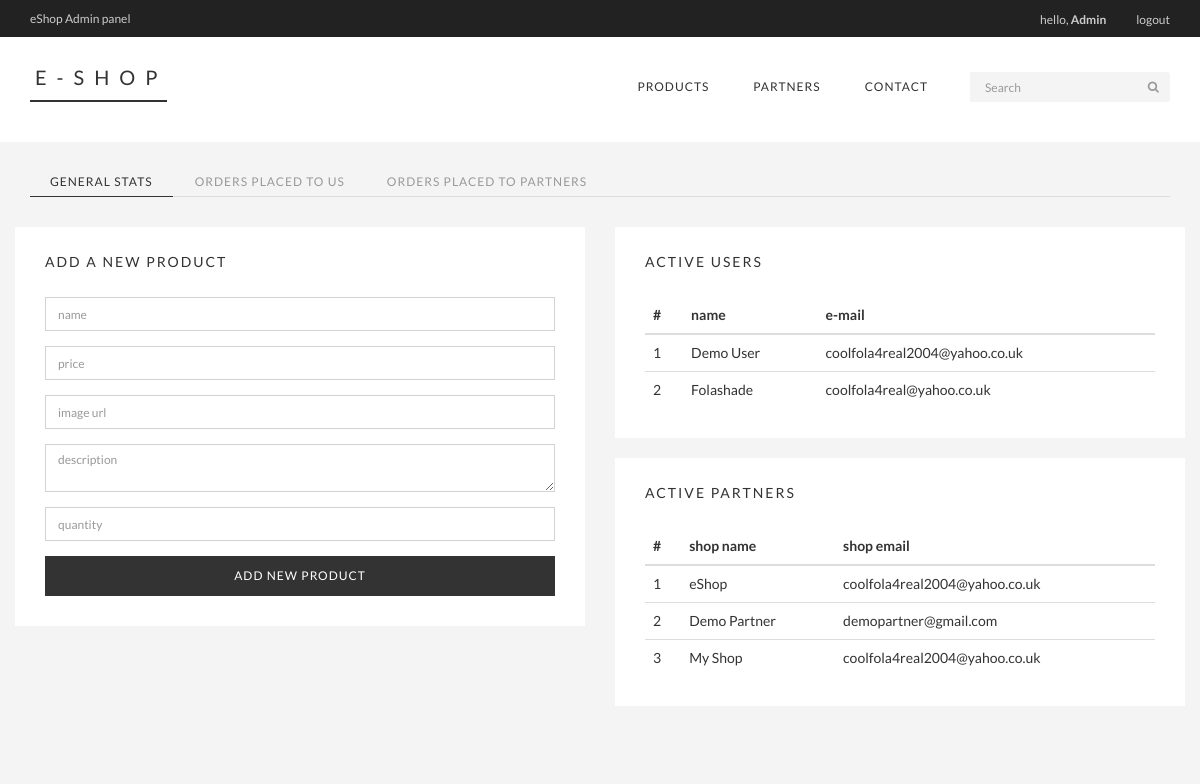
Screenshot of /admin/home.php (signed in) with the database file from the repository.
### tables this page shows
CREATE TABLE `users` (
  `user_id` int(11) NOT NULL,
  `user_name` varchar(32) NOT NULL,
  `user_email` varchar(1024) NOT NULL,
  `user_password` varchar(512) NOT NULL,
  `user_code` varchar(100) NOT NULL,
  `user_timestamp` int(11) NOT NULL,
  `user_confirmed` int(11) NOT NULL DEFAULT '0',
  `user_string` varchar(35) NOT NULL DEFAULT '0'
);

CREATE TABLE `vendors` (
  `vendor_id` int(11) NOT NULL,
  `vendor_name` varchar(32) NOT NULL,
  `vendor_email` varchar(1024) NOT NULL,
  `vendor_url` varchar(1024) NOT NULL,
  `vendor_commission` int(11) NOT NULL,
  `vendor_code` varchar(100) NOT NULL,
  `vendor_key` varchar(20) NOT NULL,
  `vendor_confirmed` int(11) NOT NULL DEFAULT '0',
  `vendor_removed` int(11) NOT NULL DEFAULT '0'
);

### config/init.php (called while the page is built, shortened)
<?php
include_once 'classes/User.php';
include_once 'classes/Vendor.php';
include_once 'connect/connect.php';
$users = new User($db);
$vendors = new Vendor($db);
?>

### config/classes/User.php (called while the page is built, shortened)
<?php
class User {
  private $db;
  public function __construct($database) {
    $this->db = $database;
  }
  public function getAllUsers() {
    $query = $this->db->prepare("SELECT * FROM `users` WHERE `user_confirmed` = 1 ORDER BY `user_id` ASC");
    try {
      $query->execute();
      $result = $query->fetchAll();
      return $result;
    } catch (PDOException $e) {
      die($e->getMessage());
    }
  }
}

### config/classes/Vendor.php (called while the page is built, shortened)
<?php
class Vendor {
  private $db;
  public function __construct($database) {
    $this->db = $database;
  }
  public function getAllVendors() {
    $query = $this->db->prepare("SELECT * FROM `vendors` WHERE `vendor_confirmed` = 1 ORDER BY `vendor_id` ASC");
    try {
      $query->execute();
      $result = $query->fetchAll();
      return $result;
    } catch (PDOException $e) {
      die($e->getMessage());
    }
  }
}

### admin/home.php (the view, shortened to what this page needs)
<?php
include_once '../config/init.php';
?>
<!DOCTYPE html>
<html lang="en">
<head>
  <link href="../css/bootstrap.min.css" rel="stylesheet">
  <link href="../css/font-awesome.min.css" rel="stylesheet">
  <link href="../css/main.css" rel="stylesheet">
</head>
<body class="eShop admin">
<?php include_once '../header.php'; ?>
<div class="container">
  <div class="row">
    <div role="tabpanel">
      <ul class="nav nav-tabs" role="tablist">
        <li role="presentation" class="active"><a href="#adminHome" aria-controls="adminHome" role="tab" data-toggle="tab">General stats</a></li>
        <li role="presentation"><a href="#adminOrders" aria-controls="adminOrders" role="tab" data-toggle="tab">Orders placed to us</a></li>
        <li role="presentation"><a href="#adminOrders2" aria-controls="adminOrders2" role="tab" data-toggle="tab">Orders placed to partners</a></li>
      </ul>
      <div class="tab-content">
        <div role="tabpanel" class="tab-pane fade in active" id="adminHome">
          <div class="row">
            <div class="col-md-6">
              <div class="row">
                <div class="col-md-12">
                  <div class="panel panel-default">
                    <div class="panel-heading">
                      <div class="panel-title">Add a new product</div>
                    </div>
                    <div class="panel-body">
                      <form accept-charset="UTF-8" role="form" method="post">
                        <fieldset>
                          <div class="form-group">
                            <input type="text" name="newProductName" placeholder="name" class="form-control" autofocus/>
                          </div>
                          <div class="form-group">
                            <input type="text" name="newProductPrice" placeholder="price" class="form-control" />
                          </div>
                          <div class="form-group">
                            <input type="url" name="newProductImageUrl" placeholder="image url" class="form-control" />
                          </div>
                          <div class="form-group">
                            <textarea name="newProductDescription" placeholder="description" class="form-control" rows="2"></textarea>
                          </div>
                          <div class="form-group">
                            <input type="number" name="newProductQuantity" placeholder="quantity" class="form-control" />
                          </div>
                          <button class="btn btn-lg btn-primary btn-block" type="submit" name="newProductSubmit">Add new product</button>
                        </fieldset>
                      </form>
                    </div>
                  </div>
                </div>
              </div>
            </div>
            <div class="col-md-6">
              <div class="row">
                <div class="col-md-12">
                  <div class="panel panel-default">
                    <div class="panel-heading">
                      <div class="panel-title">Active users</div>
                    </div>
                    <div class="panel-body">
                      <table class="table">
                        <thead>
                        <tr>
                          <th>#</th>
                          <th>name</th>
                          <th>e-mail</th>
                        </tr>
                        </thead>
                        <tbody class="text-left">
                        <?php
                        $allUsers = $users->getAllUsers();
                        $n = 1;
                        foreach ($allUsers as $user) {
                          echo '
                            <tr>
                              <td>' . $n . '</td>
                              <td>' . $user['user_name'] . '</td>
                              <td>' . $user['user_email'] . '</td>
                            </tr>
                          ';
                          $n++;
                        }
                        ?>
                        </tbody>
                      </table>
                    </div>
                  </div>
                </div>
              </div>
              <div class="row">
                <div class="col-md-12">
                  <div class="panel panel-default">
                    <div class="panel-heading">
                      <div class="panel-title">Active partners</div>
                    </div>
                    <div class="panel-body">
                      <table class="table">
                        <thead>
                        <tr>
                          <th>#</th>
                          <th>shop name</th>
                          <th>shop email</th>
                        </tr>
                        </thead>
                        <tbody class="text-left">
                        <?php
                        $allVendors = $vendors->getAllVendors();
                        $n = 1;
                        foreach ($allVendors as $vendor) {
                          echo '
                            <tr>
                              <td>' . $n . '</td>
                              <td>' . $vendor['vendor_name'] . '</td>
                              <td>' . $vendor['vendor_email'] . '</td>
                            </tr>
                          ';
                          $n++;
                        }
                        ?>
                        </tbody>
                      </table>
                    </div>
                  </div>
                </div>
              </div>
            </div>
          </div>
        </div>
      </div>
    </div>
  </div>
</div>
<?php
include_once '../footer.php';
?>

### css/main.css (style rules this page uses)
body { font-family: 'Lato', sans-serif; position: relative; font-weight: 400; background: #f4f4f4; padding-top: 167px; }
ul li { list-style: none; }
.eShop .panel, .eShop .panel-heading, .eShop .panel-body, .eShop .panel-footer, .thumbnail { background-color: #ffffff; border: 0; border-radius: 0; box-shadow: none; }
.eShop .panel { padding: 15px; }
.eShop .panel-title { font-family: 'Lato', sans-serif; text-shadow: none; color: #333; font-size: 14px; font-weight: 400; letter-spacing: 2px; text-transform: uppercase; }
.btn { border-radius: 0; box-shadow: none; outline: none; font-size: 12px; text-transform: uppercase; letter-spacing: 1px; }
.btn-primary { background-color: #333; border: 2px solid #333; color: white; }
input[type='text'], input[type='password'], input[type='email'], input[type='url'], input[type='number'], textarea.form-control { border-radius: 0; border-color: lightgray; box-shadow: none; outline: none; font-size: 12px; }
.nav-tabs { margin: 0 15px; }
.nav-tabs>li { background-color: transparent; }
.nav-tabs>li>a { color: #999; background-color: transparent; border: none; padding: 6px 20px; margin-top: 0; font-weight: 400; text-transform: uppercase; font-size: 12px; letter-spacing: 1px; text-shadow: none; }
.nav-tabs>li.active>a { background-color: transparent; border: none; color: #333; border-bottom: 1px solid #333; }
.tab-content { padding: 30px 0; }
.admin .table { margin-bottom: 0; }

### rows the page displays
users: user_name "Demo User", user_email "coolfola4real2004@yahoo.co.uk"
users: user_name "Folashade", user_email "coolfola4real@yahoo.co.uk"
vendors: vendor_name "eShop", vendor_email "coolfola4real2004@yahoo.co.uk"
vendors: vendor_name "Demo Partner", vendor_email "demopartner@gmail.com"
vendors: vendor_name "My Shop", vendor_email "coolfola4real2004@yahoo.co.uk"
